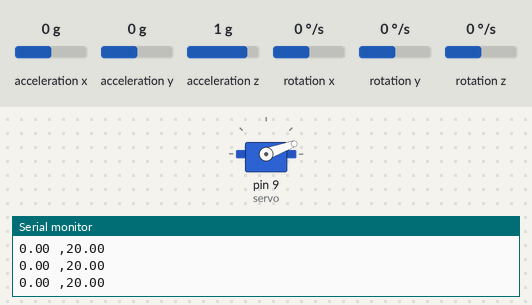
Bench run of a sketch on a simulated Arduino Uno, built with avr-gcc and run on an emulated ATmega328P. Shown: servo, the last lines printed to the serial monitor. Inputs (shaded band) come from the test bench; at power-on: rotation z 0 °/s, acceleration x 0 g, acceleration y 0 g, acceleration z 1 g, rotation x 0 °/s, rotation y 0 °/s.

Above: at 1.2 s.
1.3 s: rotation z set to -192 °/s
2.9 s: rotation z set to 192 °/s
At 4.34 s:
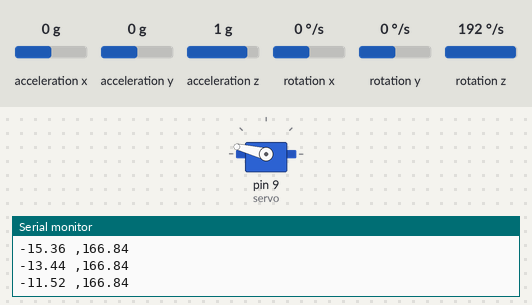
5.9 s: rotation z set to -100 °/s
At 8.4 s:
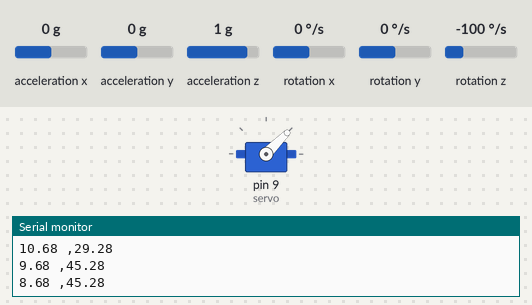
8.9 s: rotation z set to 174 °/s
At 10.1 s:
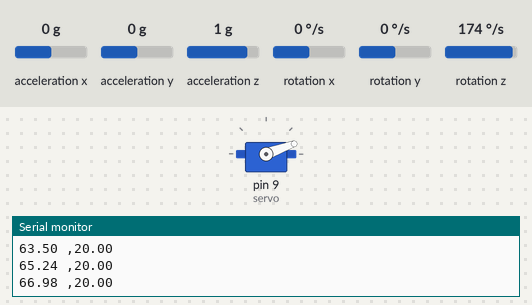
Timing chart, 0 to 11.4 s (numbered marks = the images above; inputs shaded):
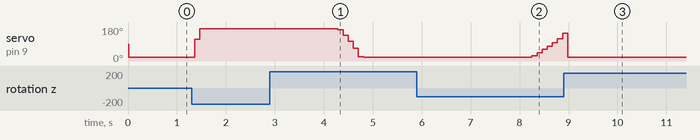

The sketch:

code-v_2.ino
```cpp
#include <PID_v1.h>

#include <Servo.h>
#include <Wire.h>
#include <MPU6050.h>

//Define Variables we'll be connecting to
double ang = -89
; //angulo desejado para o aparato: test1 = -3
double Setpoint = ang + 90, Input, Output;

//Specify the links and initial tuning parameters
double Kp=4, Ki=10, Kd=2; //test_1: 4,10,2
PID myPID(&Input, &Output, &Setpoint, Kp, Ki, Kd, DIRECT);


MPU6050 mpu;

Servo servo;
int pos = 90;
int input = 0; //comando de entrada - mpu
int output = 0; //comando de saída - servo

//variáveis de tempo
unsigned long timer = 0;
float timeStep = 0.01;

//variáveis do giroscópio
float pitch = 0;
float roll = 0;
float yaw = 0;


void setup()
{
  Serial.begin(115200);
  servo.attach(9); //servo conectado ao pino 9
  while(!mpu.begin(MPU6050_SCALE_2000DPS, MPU6050_RANGE_2G)) //validar se o sensor está conectado
  {
    Serial.println("Não encontramos um MPU válido.");
    delay(500);
  }

  mpu.calibrateGyro(); //calibra o giroscópio em (0,0,0)
  mpu.setThreshold(3); //setar sensibilidade

  Serial.println("Input, Output"); //escrevendo no monitor serial em formato para .csv após
  myPID.SetMode(AUTOMATIC);//ligar pid
}

void loop()
{
  timer = millis();
  Vector norm = mpu.readNormalizeGyro(); //ler valores normalizados
  //calcular ângulos
  pitch = pitch + norm.YAxis * timeStep;
  roll = roll + norm.XAxis * timeStep;
  yaw = yaw + norm.ZAxis * timeStep;

  delay((timeStep*1000) - (millis()-timer)); //esperar o timeStep

  Input = yaw; //depende do eixo que se deseja -- verificar
  myPID.Compute();
  if(Output>=170) //limite superior de ang
  {
    Output = 170;
  }
  if(Output<=20) //limite inferior de ang
  {
    Output = 20;
  }

  Serial.print(Input);
  Serial.print(" ,");
  Serial.println(Output);

  servo.write(Output); //comando atuador
  delay(15);
}
```

Measured:
- after the input at 2.9 s, servo on pin 9 (servo): moves from 170° to 20° over 0.52 s, starting after 1.4 s
- after the input at 5.9 s, servo on pin 9 (servo): moves from 20° to 147° over 0.63 s, starting after 2.4 s
- after the input at 8.9 s, servo on pin 9 (servo): 147° → 20° after 0.08 s
